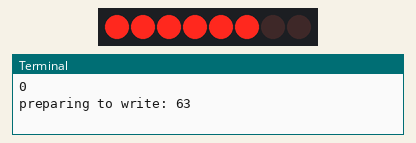
The program below on a simulated Raspberry Pi (BCM pin numbers). Shown: 8 shift-register outputs drawn as a row of LEDs (first output left, lit = HIGH), the last lines printed to the terminal.

Above: at 0.5 s.
At 1.5 s:
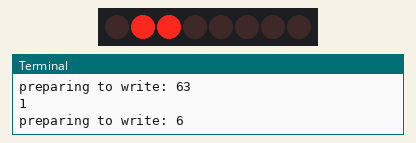
At 3.5 s:
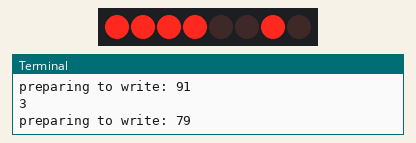
At 6.5 s:
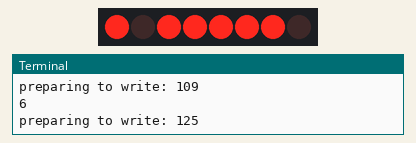
At 9.5 s:
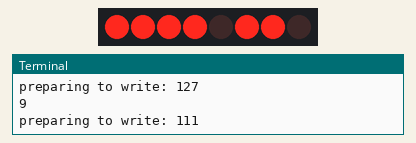
At 13.5 s:
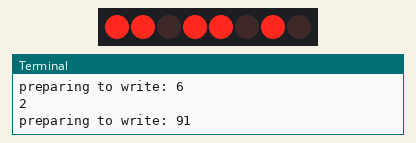
Timing chart, 0 to 14.3 s (numbered marks = the images above):
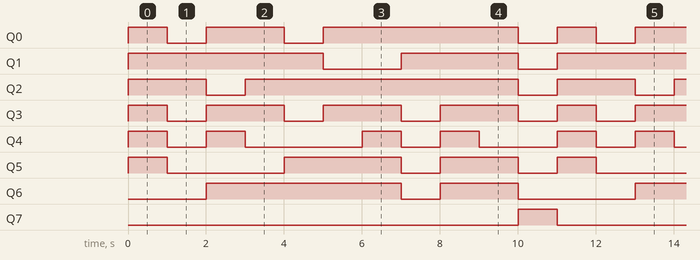

Measured:
- by itself, Q0: repeats every 11.0 s: LOW 1.0 s, HIGH 2.0 s, LOW 1.0 s, HIGH 5.0 s, LOW 1.0 s, HIGH 1.0 s
- by itself, Q1: repeats every 11.0 s: LOW 2.0 s, HIGH 3.0 s, LOW 1.0 s, HIGH 5.0 s
- by itself, Q2: repeats every 11.0 s: LOW 1.0 s, HIGH 7.0 s, LOW 1.0 s, HIGH 2.0 s
- by itself, Q3: repeats every 11.0 s: 3 × (LOW 1.0 s, HIGH 2.0 s), LOW 1.0 s, HIGH 1.0 s
- by itself, Q4: repeats every 11.0 s: LOW 1.0 s, HIGH 1.0 s, LOW 3.0 s, HIGH 1.0 s, LOW 1.0 s, HIGH 1.0 s, LOW 2.0 s, HIGH 1.0 s
- by itself, Q5: repeats every 11.0 s: LOW 3.0 s, HIGH 3.0 s, LOW 1.0 s, HIGH 2.0 s, LOW 1.0 s, HIGH 1.0 s
- by itself, Q6: repeats every 11.0 s: LOW 1.0 s, HIGH 2.0 s, LOW 3.0 s, HIGH 5.0 s
- by itself, Q7: alternates HIGH for 1.0 s and LOW for 10.0 s

The program:

output7SegHC595Test.py
```python
import pigpio
from signal import pause
import time

CS1    = 7

pi = pigpio.pi()
pi.set_mode(CS1, pigpio.OUTPUT)
pi.write(CS1,1)

hc595 = pi.spi_open(1,50000,0)

def intTo7SegByte(num):
    if   num == 0:
        return 0b00111111
    elif num == 1:
        return 0b00000110
    elif num == 2:
        return 0b01011011
    elif num == 3:
        return 0b01001111
    elif num == 4:
        return 0b01100110
    elif num == 5:
        return 0b01101101
    elif num == 6:
        return 0b01111101
    elif num == 7:
        return 0b00000111
    elif num == 8:
        return 0b01111111
    elif num == 9:
        return 0b01101111
    else:
        return 0b10000000

def writeDigitToReg(num):
    pi.write(CS1,0)
    code = intTo7SegByte(num)
    testcode = [0,0,0,0,0,0,0,1]
    print("preparing to write: %d" % code)
    pi.spi_write(hc595, [code])
    #pi.spi_write(hc595, testcode)
    pi.write(CS1,1)

count = 0;
while 1:
    if count > 10:
        count = 0
    print(count)
    writeDigitToReg(count)
    count=count+1
    time.sleep(1)
```
